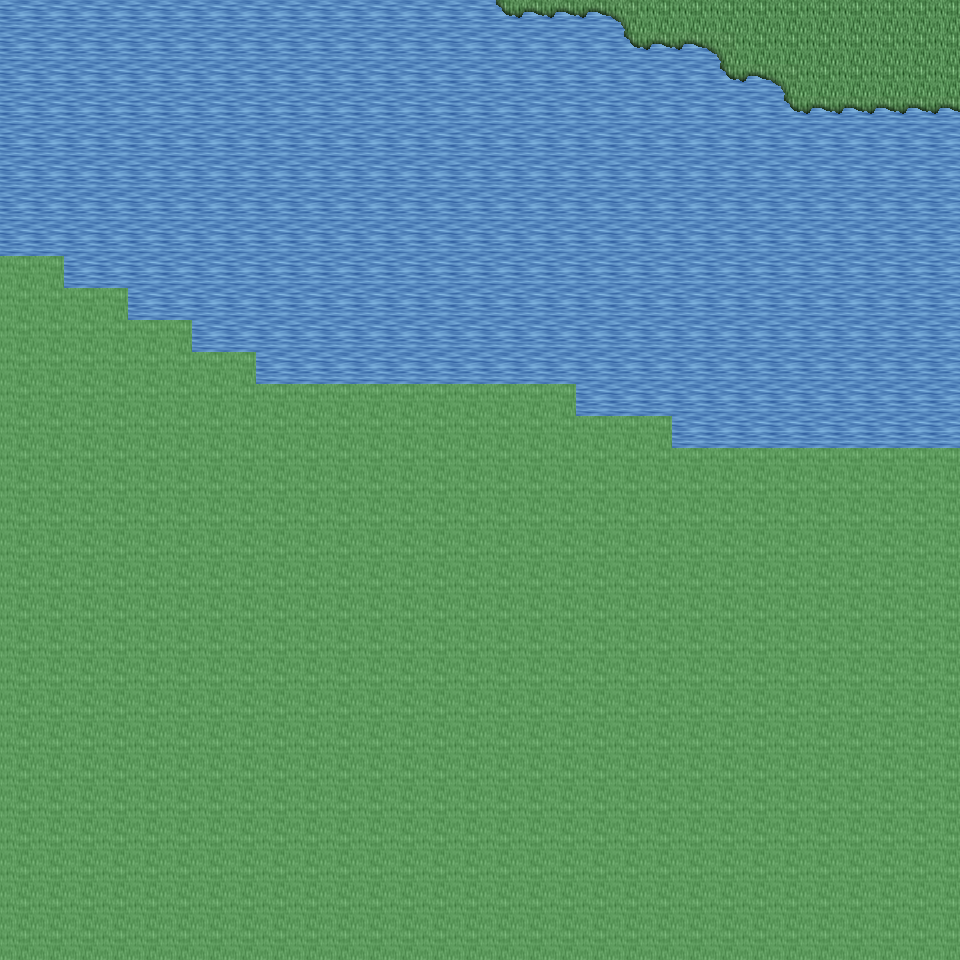

The image is a tile-based game level rendered from a .tmx file. Its description and source (layers, tilesets, objects; grid data summarised) follow:
An orthogonal 30x30 tile map with 32x32 px tiles, 6 tile layers (Ground, Object, Object2, Above, ...), 13 tilesets and 2 objects (2x mapExit).

<map version="1.0" orientation="orthogonal" renderorder="right-down" width="30" height="30" tilewidth="32" tileheight="32" nextobjectid="3">
  <tileset firstgid="1" name="tileset_ground_ground" tilewidth="32" tileheight="32" tilecount="33" columns="3">
    <image source="../drawable/tileset_ground_ground.png" width="96" height="352" />
  </tileset>
  <tileset firstgid="34" name="tileset_ground_water_pool" tilewidth="32" tileheight="32" tilecount="72" columns="3">
    <image source="../drawable/tileset_ground_water_pool.png" width="96" height="768" />
  </tileset>
  <tileset firstgid="106" name="tileset_plant_tree_tree_darkgreen" tilewidth="32" tileheight="32" tilecount="88" columns="8">
    <image source="../drawable/tileset_plant_tree_tree_darkgreen.png" width="256" height="352" />
  </tileset>
  <tileset firstgid="194" name="tileset_ground_grass_edges" tilewidth="32" tileheight="32" tilecount="36" columns="12">
    <image source="../drawable/tileset_ground_grass_edges.png" width="384" height="96" />
  </tileset>
  <tileset firstgid="230" name="tileset_ground_grass_corners" tilewidth="32" tileheight="32" tilecount="24" columns="6">
    <image source="../drawable/tileset_ground_grass_corners.png" width="192" height="128" />
  </tileset>
  <tileset firstgid="254" name="tileset_plant_flower_daisy_white" tilewidth="32" tileheight="32" tilecount="8" columns="2">
    <image source="../drawable/tileset_plant_flower_daisy_white.png" width="64" height="128" />
  </tileset>
  <tileset firstgid="262" name="tileset_plant_grasses" tilewidth="32" tileheight="32" tilecount="6" columns="3">
    <image source="../drawable/tileset_plant_grasses.png" width="96" height="64" />
  </tileset>
  <tileset firstgid="268" name="tileset_ground_pothole" tilewidth="32" tileheight="32" tilecount="4" columns="4">
    <image source="../drawable/tileset_ground_pothole.png" width="128" height="32" />
  </tileset>
  <tileset firstgid="272" name="tileset_logic_item_resources" tilewidth="32" tileheight="32" tilecount="6" columns="6">
    <image source="../drawable/tileset_logic_item_resources.png" width="192" height="32" />
  </tileset>
  <tileset firstgid="278" name="tileset_logic_creature_elf" tilewidth="32" tileheight="32" tilecount="16" columns="8">
    <image source="../drawable/tileset_logic_creature_elf.png" width="256" height="64" />
  </tileset>
  <tileset firstgid="294" name="tileset_logic_item_mushroom" tilewidth="32" tileheight="32" tilecount="6" columns="6">
    <image source="../drawable/tileset_logic_item_mushroom.png" width="192" height="32" />
  </tileset>
  <tileset firstgid="300" name="tileset_logic_portal" tilewidth="32" tileheight="32" tilecount="24" columns="8">
    <image source="../drawable/tileset_logic_portal.png" width="256" height="96" />
  </tileset>
  <tileset firstgid="324" name="tileset_logic_collision" tilewidth="32" tileheight="32" tilecount="1" columns="1">
    <image source="../drawable/tileset_logic_collision.png" width="32" height="32" />
  </tileset>
  <layer name="Ground" width="30" height="30">
    <data>[900 cells, 900 non-empty, 5 distinct tile ids]</data>
  </layer>
  <layer name="Object" width="30" height="30">
    <data>[900 cells, 18 non-empty, 3 distinct tile ids]</data>
  </layer>
  <layer name="Object2" width="30" height="30">
    <data>[900 cells, 0 non-empty, 0 distinct tile ids]</data>
  </layer>
  <layer name="Above" width="30" height="30">
    <data>[900 cells, 0 non-empty, 0 distinct tile ids]</data>
  </layer>
  <layer name="Above2" width="30" height="30">
    <data>[900 cells, 0 non-empty, 0 distinct tile ids]</data>
  </layer>
  <layer name="Walkable" width="30" height="30">
    <data>[900 cells, 539 non-empty, 1 distinct tile ids]</data>
  </layer>
  <objectgroup name="MapEvents">
    <object id="1" name="north" type="mapExit" x="0" y="0" width="960" height="32">
      <properties>
        <property name="map" value="level_0_x153_y95" />
        <property name="x" value="0" />
        <property name="y" value="28" />
      </properties>
    </object>
    <object id="2" name="east" type="mapExit" x="928" y="0" width="32" height="448">
      <properties>
        <property name="map" value="level_0_x154_y96" />
        <property name="x" value="1" />
        <property name="y" value="0" />
      </properties>
    </object>
  </objectgroup>
</map>
